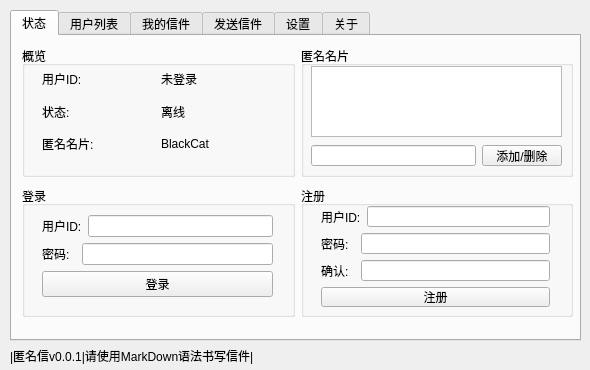
<?xml version="1.0" encoding="UTF-8"?>
<ui version="4.0">
 <class>MainWindow</class>
 <widget class="QMainWindow" name="MainWindow">
  <property name="geometry">
   <rect>
    <x>0</x>
    <y>0</y>
    <width>590</width>
    <height>370</height>
   </rect>
  </property>
  <property name="minimumSize">
   <size>
    <width>590</width>
    <height>370</height>
   </size>
  </property>
  <property name="maximumSize">
   <size>
    <width>590</width>
    <height>370</height>
   </size>
  </property>
  <property name="sizeIncrement">
   <size>
    <width>590</width>
    <height>370</height>
   </size>
  </property>
  <property name="baseSize">
   <size>
    <width>590</width>
    <height>370</height>
   </size>
  </property>
  <property name="windowTitle">
   <string>MainWindow</string>
  </property>
  <widget class="QWidget" name="centralwidget">
   <widget class="QTabWidget" name="tabWidget">
    <property name="enabled">
     <bool>true</bool>
    </property>
    <property name="geometry">
     <rect>
      <x>10</x>
      <y>10</y>
      <width>571</width>
      <height>331</height>
     </rect>
    </property>
    <property name="currentIndex">
     <number>0</number>
    </property>
    <widget class="QWidget" name="tab">
     <attribute name="title">
      <string>状态</string>
     </attribute>
     <widget class="QWidget" name="horizontalLayoutWidget_4">
      <property name="geometry">
       <rect>
        <x>10</x>
        <y>10</y>
        <width>551</width>
        <height>131</height>
       </rect>
      </property>
      <layout class="QHBoxLayout" name="horizontalLayout_4">
       <item>
        <widget class="QGroupBox" name="groupBox">
         <property name="title">
          <string>概览</string>
         </property>
         <widget class="QWidget" name="verticalLayoutWidget">
          <property name="geometry">
           <rect>
            <x>20</x>
            <y>20</y>
            <width>231</width>
            <height>91</height>
           </rect>
          </property>
          <layout class="QVBoxLayout" name="verticalLayout">
           <item>
            <layout class="QHBoxLayout" name="horizontalLayout">
             <item>
              <widget class="QLabel" name="label_2">
               <property name="text">
                <string>用户ID:</string>
               </property>
              </widget>
             </item>
             <item>
              <widget class="QLabel" name="label_3">
               <property name="text">
                <string>未登录</string>
               </property>
              </widget>
             </item>
            </layout>
           </item>
           <item>
            <layout class="QHBoxLayout" name="horizontalLayout_2">
             <item>
              <widget class="QLabel" name="label_4">
               <property name="text">
                <string>状态:</string>
               </property>
              </widget>
             </item>
             <item>
              <widget class="QLabel" name="label_5">
               <property name="text">
                <string>离线</string>
               </property>
              </widget>
             </item>
            </layout>
           </item>
           <item>
            <layout class="QHBoxLayout" name="horizontalLayout_3">
             <item>
              <widget class="QLabel" name="label_6">
               <property name="text">
                <string>匿名名片:</string>
               </property>
              </widget>
             </item>
             <item>
              <widget class="QLabel" name="label_7">
               <property name="text">
                <string>BlackCat</string>
               </property>
              </widget>
             </item>
            </layout>
           </item>
          </layout>
         </widget>
        </widget>
       </item>
       <item>
        <widget class="QGroupBox" name="groupBox_2">
         <property name="title">
          <string>匿名名片</string>
         </property>
         <widget class="QWidget" name="horizontalLayoutWidget_5">
          <property name="geometry">
           <rect>
            <x>10</x>
            <y>99</y>
            <width>251</width>
            <height>21</height>
           </rect>
          </property>
          <layout class="QHBoxLayout" name="horizontalLayout_5">
           <item>
            <widget class="QLineEdit" name="lineEdit"/>
           </item>
           <item>
            <widget class="QPushButton" name="pushButton">
             <property name="text">
              <string>添加/删除</string>
             </property>
            </widget>
           </item>
          </layout>
         </widget>
         <widget class="QTableWidget" name="tableWidget">
          <property name="geometry">
           <rect>
            <x>10</x>
            <y>20</y>
            <width>251</width>
            <height>71</height>
           </rect>
          </property>
         </widget>
        </widget>
       </item>
      </layout>
     </widget>
     <widget class="QWidget" name="horizontalLayoutWidget_6">
      <property name="geometry">
       <rect>
        <x>10</x>
        <y>150</y>
        <width>551</width>
        <height>131</height>
       </rect>
      </property>
      <layout class="QHBoxLayout" name="horizontalLayout_6">
       <item>
        <widget class="QGroupBox" name="groupBox_3">
         <property name="title">
          <string>登录</string>
         </property>
         <widget class="QWidget" name="verticalLayoutWidget_2">
          <property name="geometry">
           <rect>
            <x>20</x>
            <y>20</y>
            <width>231</width>
            <height>101</height>
           </rect>
          </property>
          <layout class="QVBoxLayout" name="verticalLayout_3">
           <item>
            <layout class="QVBoxLayout" name="verticalLayout_6">
             <item>
              <layout class="QHBoxLayout" name="horizontalLayout_13">
               <item>
                <widget class="QLabel" name="label_10">
                 <property name="text">
                  <string>用户ID:</string>
                 </property>
                </widget>
               </item>
               <item>
                <widget class="QLineEdit" name="lineEdit_5"/>
               </item>
              </layout>
             </item>
             <item>
              <layout class="QHBoxLayout" name="horizontalLayout_9">
               <item>
                <widget class="QLabel" name="label_9">
                 <property name="text">
                  <string>密码:  </string>
                 </property>
                </widget>
               </item>
               <item>
                <widget class="QLineEdit" name="lineEdit_3">
                 <property name="echoMode">
                  <enum>QLineEdit::Password</enum>
                 </property>
                </widget>
               </item>
              </layout>
             </item>
             <item>
              <widget class="QPushButton" name="pushButton_9">
               <property name="text">
                <string>登录</string>
               </property>
              </widget>
             </item>
            </layout>
           </item>
          </layout>
         </widget>
        </widget>
       </item>
       <item>
        <widget class="QGroupBox" name="groupBox_4">
         <property name="title">
          <string>注册</string>
         </property>
         <widget class="QWidget" name="verticalLayoutWidget_8">
          <property name="geometry">
           <rect>
            <x>20</x>
            <y>20</y>
            <width>229</width>
            <height>101</height>
           </rect>
          </property>
          <layout class="QVBoxLayout" name="verticalLayout_10">
           <item>
            <layout class="QHBoxLayout" name="horizontalLayout_16">
             <item>
              <widget class="QLabel" name="label_11">
               <property name="text">
                <string>用户ID:</string>
               </property>
              </widget>
             </item>
             <item>
              <widget class="QLineEdit" name="lineEdit_7"/>
             </item>
            </layout>
           </item>
           <item>
            <layout class="QHBoxLayout" name="horizontalLayout_10">
             <item>
              <widget class="QLabel" name="label_14">
               <property name="text">
                <string>密码:  </string>
               </property>
              </widget>
             </item>
             <item>
              <widget class="QLineEdit" name="lineEdit_4">
               <property name="echoMode">
                <enum>QLineEdit::Password</enum>
               </property>
              </widget>
             </item>
            </layout>
           </item>
           <item>
            <layout class="QHBoxLayout" name="horizontalLayout_17">
             <item>
              <widget class="QLabel" name="label_15">
               <property name="text">
                <string>确认:  </string>
               </property>
              </widget>
             </item>
             <item>
              <widget class="QLineEdit" name="lineEdit_8">
               <property name="echoMode">
                <enum>QLineEdit::Password</enum>
               </property>
              </widget>
             </item>
            </layout>
           </item>
           <item>
            <widget class="QPushButton" name="pushButton_10">
             <property name="text">
              <string>注册</string>
             </property>
            </widget>
           </item>
          </layout>
         </widget>
        </widget>
       </item>
      </layout>
     </widget>
    </widget>
    <widget class="QWidget" name="tab_2">
     <attribute name="title">
      <string>用户列表</string>
     </attribute>
     <widget class="QWidget" name="horizontalLayoutWidget_8">
      <property name="geometry">
       <rect>
        <x>10</x>
        <y>10</y>
        <width>541</width>
        <height>291</height>
       </rect>
      </property>
      <layout class="QHBoxLayout" name="horizontalLayout_11">
       <item>
        <widget class="QListWidget" name="listWidget"/>
       </item>
       <item>
        <layout class="QVBoxLayout" name="verticalLayout_5">
         <item>
          <widget class="QRadioButton" name="radioButton_3">
           <property name="text">
            <string>全部用户</string>
           </property>
           <property name="checked">
            <bool>true</bool>
           </property>
          </widget>
         </item>
         <item>
          <widget class="QRadioButton" name="radioButton_2">
           <property name="text">
            <string>在线用户</string>
           </property>
           <property name="checked">
            <bool>false</bool>
           </property>
          </widget>
         </item>
         <item>
          <widget class="QRadioButton" name="radioButton">
           <property name="text">
            <string>离线用户</string>
           </property>
          </widget>
         </item>
        </layout>
       </item>
      </layout>
     </widget>
    </widget>
    <widget class="QWidget" name="tab_3">
     <attribute name="title">
      <string>我的信件</string>
     </attribute>
     <widget class="QTableView" name="tableView_3">
      <property name="geometry">
       <rect>
        <x>10</x>
        <y>10</y>
        <width>541</width>
        <height>261</height>
       </rect>
      </property>
      <property name="toolTip">
       <string>&lt;html&gt;&lt;head/&gt;&lt;body&gt;&lt;p&gt;&lt;br/&gt;&lt;/p&gt;&lt;/body&gt;&lt;/html&gt;</string>
      </property>
     </widget>
     <widget class="QWidget" name="horizontalLayoutWidget_9">
      <property name="geometry">
       <rect>
        <x>10</x>
        <y>270</y>
        <width>320</width>
        <height>41</height>
       </rect>
      </property>
      <layout class="QHBoxLayout" name="horizontalLayout_12">
       <item>
        <widget class="QPushButton" name="pushButton_5">
         <property name="text">
          <string>标记已读</string>
         </property>
        </widget>
       </item>
       <item>
        <widget class="QPushButton" name="pushButton_6">
         <property name="text">
          <string>删除信件</string>
         </property>
        </widget>
       </item>
       <item>
        <widget class="QPushButton" name="pushButton_7">
         <property name="text">
          <string>双向删除</string>
         </property>
        </widget>
       </item>
       <item>
        <widget class="QPushButton" name="pushButton_8">
         <property name="text">
          <string>查看信件</string>
         </property>
        </widget>
       </item>
       <item>
        <widget class="QPushButton" name="pushButton_2">
         <property name="text">
          <string>手动刷新</string>
         </property>
        </widget>
       </item>
      </layout>
     </widget>
    </widget>
    <widget class="QWidget" name="tab_4">
     <attribute name="title">
      <string>发送信件</string>
     </attribute>
     <widget class="QWidget" name="horizontalLayoutWidget_14">
      <property name="geometry">
       <rect>
        <x>10</x>
        <y>10</y>
        <width>541</width>
        <height>31</height>
       </rect>
      </property>
      <layout class="QHBoxLayout" name="horizontalLayout_14">
       <item>
        <widget class="QLabel" name="label_12">
         <property name="text">
          <string>To:</string>
         </property>
        </widget>
       </item>
       <item>
        <widget class="QLineEdit" name="lineEdit_6"/>
       </item>
      </layout>
     </widget>
     <widget class="QWidget" name="horizontalLayoutWidget_15">
      <property name="geometry">
       <rect>
        <x>10</x>
        <y>40</y>
        <width>541</width>
        <height>31</height>
       </rect>
      </property>
      <layout class="QHBoxLayout" name="horizontalLayout_15">
       <item>
        <widget class="QLabel" name="label_13">
         <property name="text">
          <string>By:</string>
         </property>
        </widget>
       </item>
       <item>
        <widget class="QComboBox" name="comboBox_2">
         <item>
          <property name="text">
           <string>BlackCat</string>
          </property>
         </item>
        </widget>
       </item>
      </layout>
     </widget>
     <widget class="QTextEdit" name="textEdit_2">
      <property name="geometry">
       <rect>
        <x>10</x>
        <y>70</y>
        <width>541</width>
        <height>211</height>
       </rect>
      </property>
     </widget>
     <widget class="QWidget" name="verticalLayoutWidget_5">
      <property name="geometry">
       <rect>
        <x>10</x>
        <y>280</y>
        <width>101</width>
        <height>31</height>
       </rect>
      </property>
      <layout class="QVBoxLayout" name="verticalLayout_7">
       <item>
        <widget class="QComboBox" name="comboBox">
         <item>
          <property name="text">
           <string>1天</string>
          </property>
         </item>
         <item>
          <property name="text">
           <string>3天</string>
          </property>
         </item>
         <item>
          <property name="text">
           <string>10天</string>
          </property>
         </item>
         <item>
          <property name="text">
           <string>1月</string>
          </property>
         </item>
         <item>
          <property name="text">
           <string>不清除</string>
          </property>
         </item>
        </widget>
       </item>
      </layout>
     </widget>
     <widget class="QWidget" name="verticalLayoutWidget_6">
      <property name="geometry">
       <rect>
        <x>450</x>
        <y>280</y>
        <width>101</width>
        <height>31</height>
       </rect>
      </property>
      <layout class="QVBoxLayout" name="verticalLayout_8">
       <item>
        <widget class="QPushButton" name="pushButton_3">
         <property name="text">
          <string>发送</string>
         </property>
        </widget>
       </item>
      </layout>
     </widget>
     <widget class="QWidget" name="verticalLayoutWidget_7">
      <property name="geometry">
       <rect>
        <x>110</x>
        <y>280</y>
        <width>101</width>
        <height>31</height>
       </rect>
      </property>
      <layout class="QVBoxLayout" name="verticalLayout_9">
       <item>
        <widget class="QDateTimeEdit" name="dateTimeEdit"/>
       </item>
      </layout>
     </widget>
    </widget>
    <widget class="QWidget" name="tab_5">
     <attribute name="title">
      <string>设置</string>
     </attribute>
    </widget>
    <widget class="QWidget" name="tab_6">
     <attribute name="title">
      <string>关于</string>
     </attribute>
    </widget>
   </widget>
   <widget class="QLabel" name="label">
    <property name="geometry">
     <rect>
      <x>10</x>
      <y>345</y>
      <width>571</width>
      <height>21</height>
     </rect>
    </property>
    <property name="text">
     <string>|匿名信v0.0.1|请使用MarkDown语法书写信件|</string>
    </property>
   </widget>
  </widget>
 </widget>
 <resources/>
 <connections/>
</ui>
